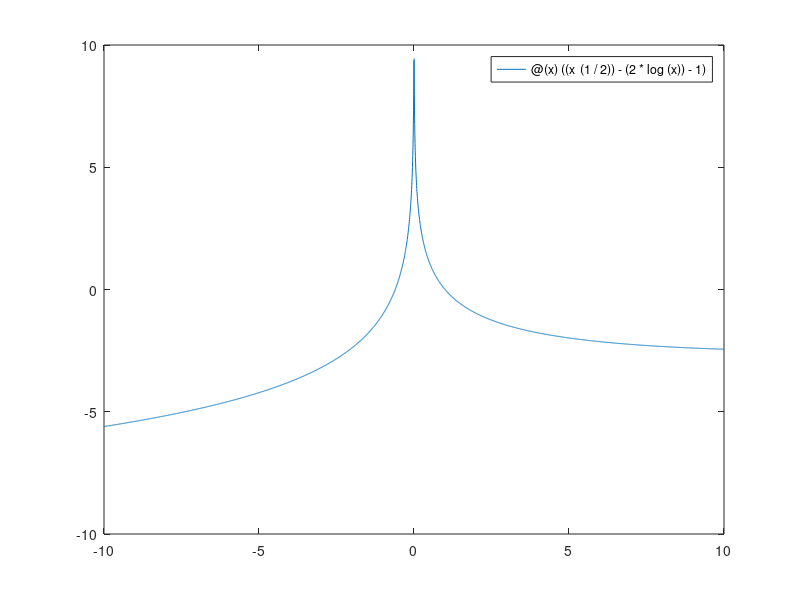
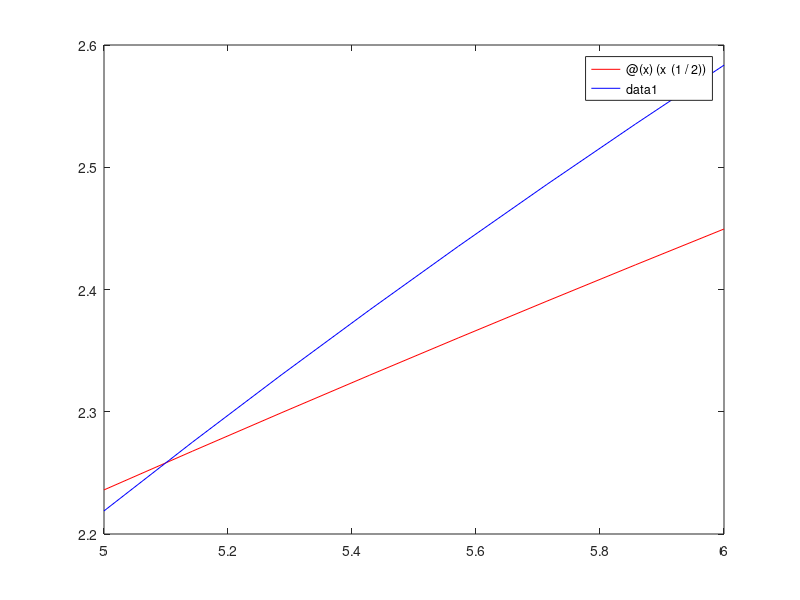

MATLAB code to generate these figures, in order:
f=@ (x)   ((x^(1/2))-(2*log(x))-1)

g1=@ (x) (x^(1/2))
g2=@ (x) ((2*log(x))-1)


figure(1)
fplot(f,[-10 10])


figure(2)
fplot(g1,[5 6], 'r')
hold %une os graficos
fplot(g2,[5 6], 'b')
